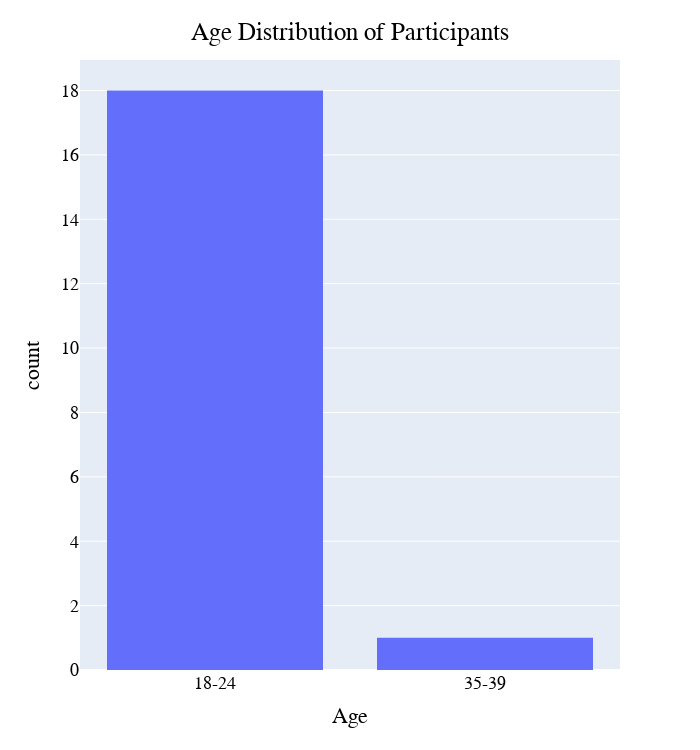

Write notebook code for a chart like this one.
### Markdown cell above
# Demographic Visualisations

### Code cell
# Age
fig = px.histogram(df_dem, x="Age")
fig.update_layout(
    width=700,
    height=750,
    title={
        'text': "Age Distribution of Participants",
        'y':0.97,
        'x':0.5,
        'xanchor': 'center',
        'yanchor': 'top'},
    
    legend=dict(x=0.7, y=0.975),
    font=dict(
        family="Arial",
        size=18,
        color="#000000"
    ),
)
fig.show()

### Figure 1 — Plotly figure (JSON) as saved in the notebook; plotly's stock layout.template omitted (floating-point values rounded to 4 significant figures)
{"data": [{"alignmentgroup": "True", "bingroup": "x", "hovertemplate": "Age=%{x}<br>count=%{y}<extra></extra>", "legendgroup": "", "marker": {"color": "#636efa"}, "name": "", "offsetgroup": "", "orientation": "v", "showlegend": false, "type": "histogram", "x": ["18-24", "18-24", "18-24", "18-24", "18-24", "18-24", "18-24", "18-24", "35-39", "18-24", "18-24", "18-24", "18-24", "18-24", "18-24", "18-24", "18-24", "18-24", "18-24"], "xaxis": "x", "yaxis": "y"}], "layout": {"barmode": "relative", "font": {"color": "#000000", "family": "Arial", "size": 18}, "height": 750, "legend": {"tracegroupgap": 0, "x": 0.7, "y": 0.975}, "margin": {"t": 60}, "title": {"text": "Age Distribution of Participants", "x": 0.5, "xanchor": "center", "y": 0.97, "yanchor": "top"}, "width": 700, "xaxis": {"anchor": "y", "domain": [0, 1], "title": {"text": "Age"}}, "yaxis": {"anchor": "x", "domain": [0, 1], "title": {"text": "count"}}}}
